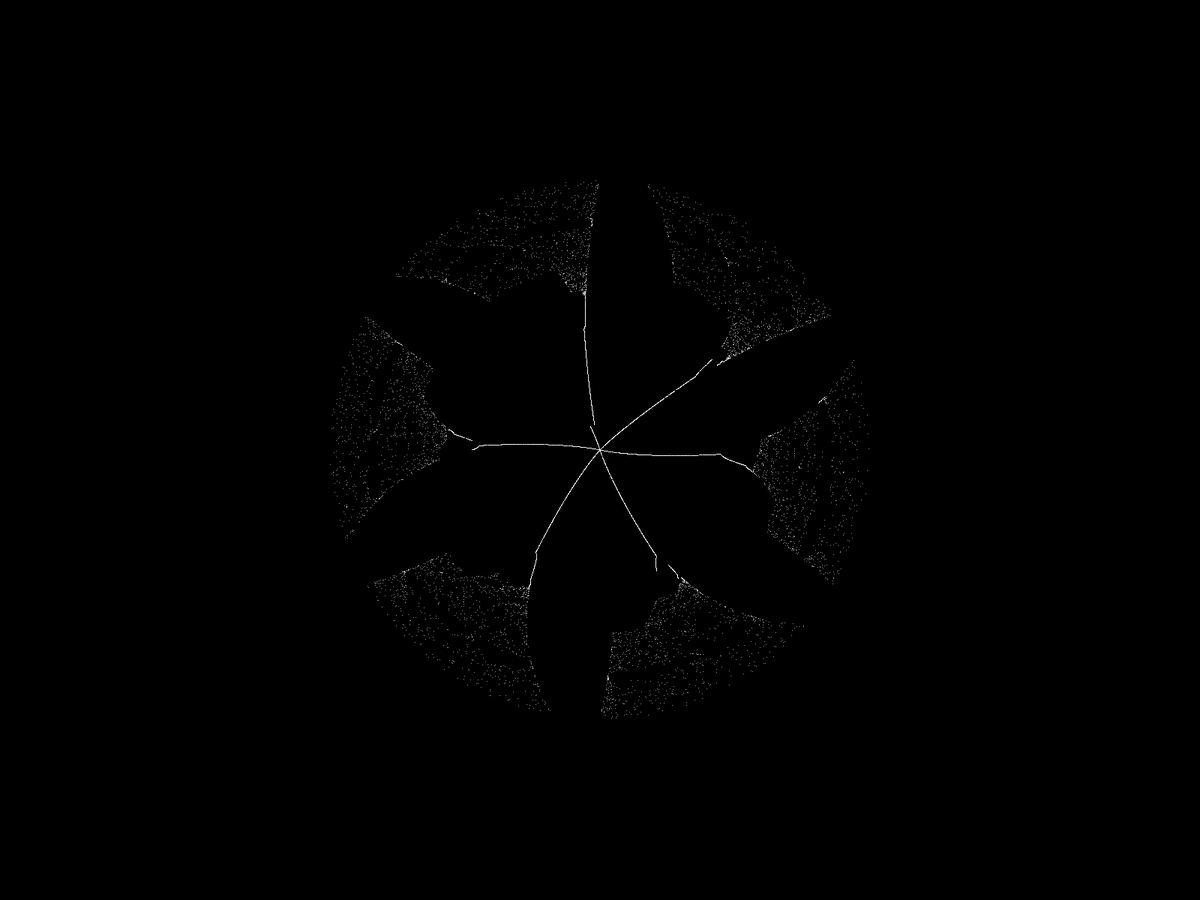
Frame 1 (no input)
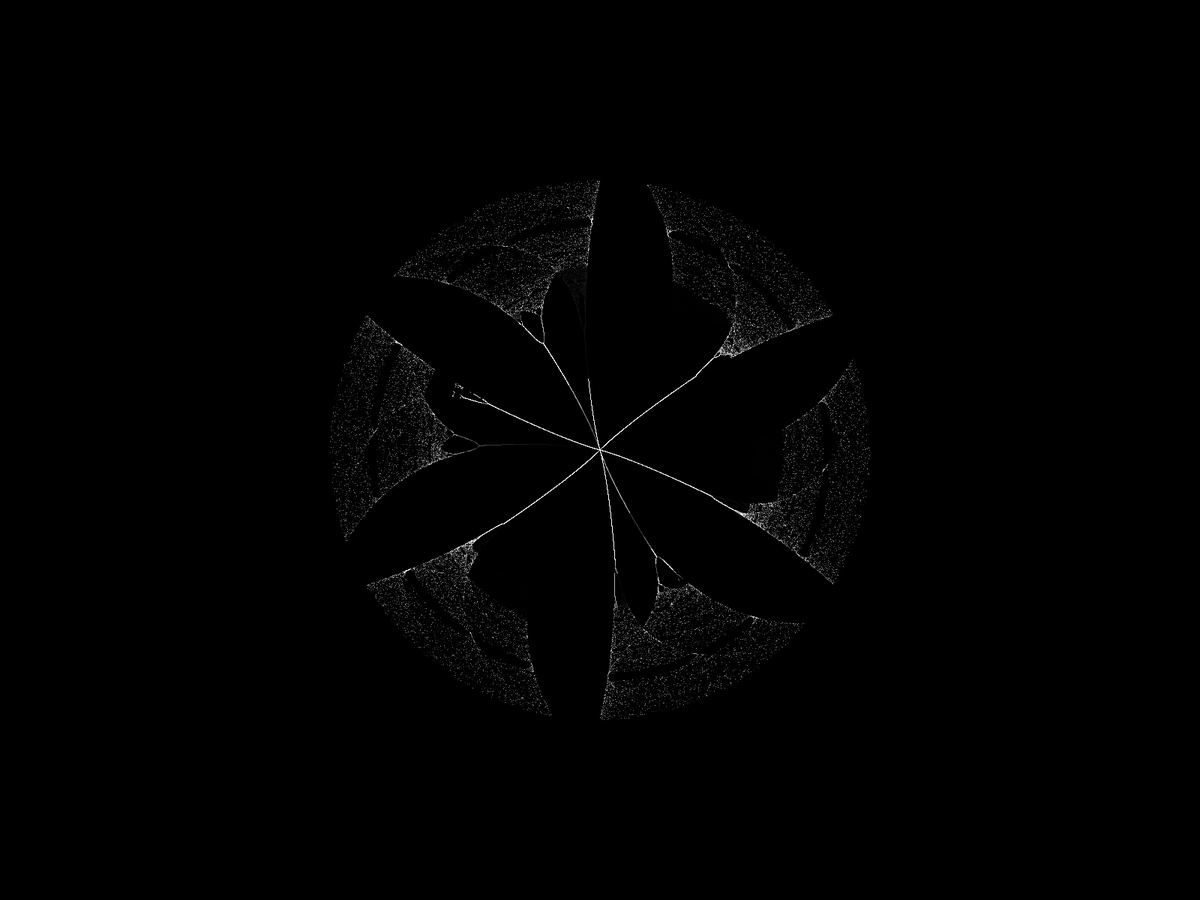
Frame 60 (the mouse pressed at the canvas centre just before this capture)
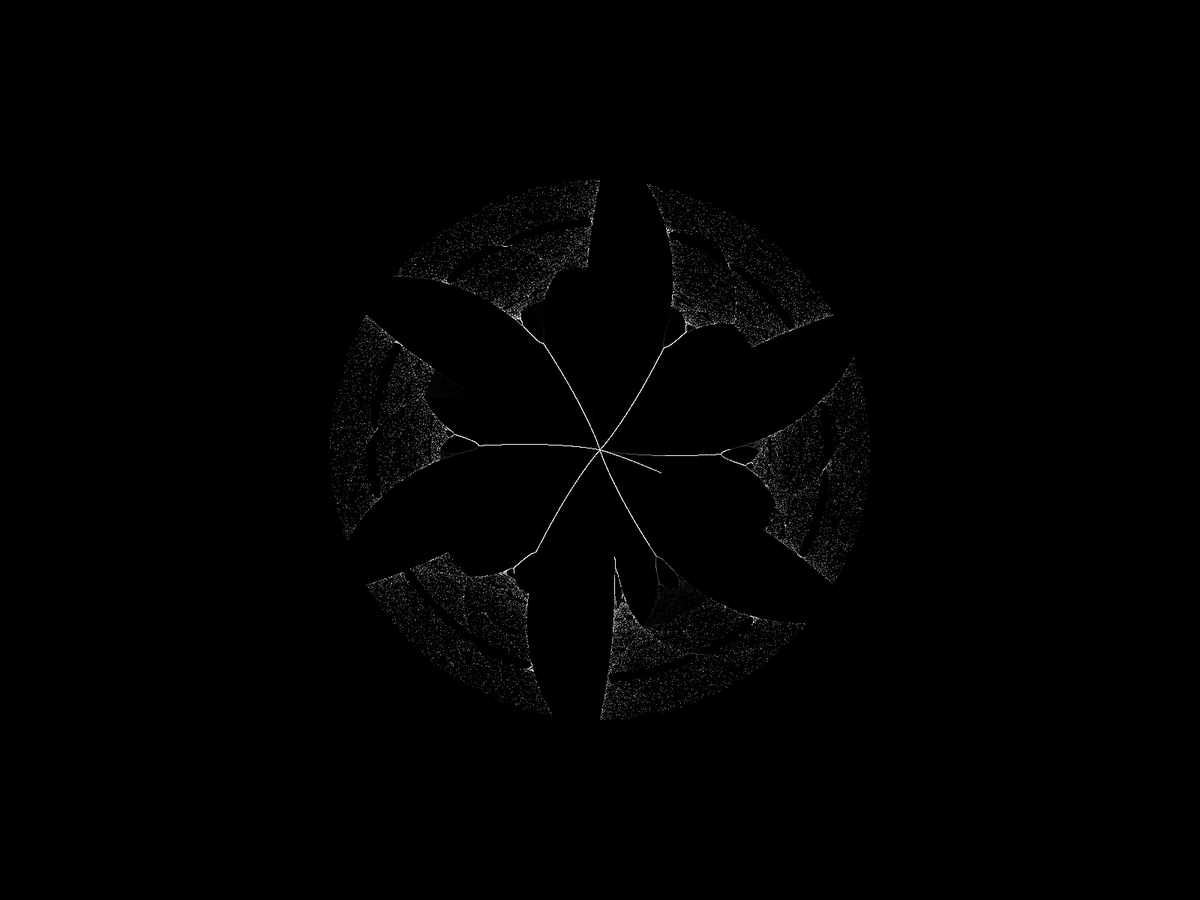
Frame 120 (the mouse held since frame 60 and released just before this capture)

The Processing sketch that drew these frames (run headless with seeded random() and noise(); from frame 60 on, the mouse is pressed at the canvas centre):

// Processing sketch: w_01_logistic_08
// ── w_01_logistic_08.pde
/*

 Так.
 
 Иногда ты ешь медведя, иногда медведь есть тебя.
 
 Сегодня я хотел создать логистическое дерево в трёх сферических координатах --
 что же в итоге? Полное и безоговорочное нихуя, того, что опишет дерево просто нет,
 нет технически -- но есть ли математически? Если есть идеи, как превратить диаграмму 
 Фейгенбаума в трёхмерное дерево с изменчивой "листвой" при R > 3.8, вы не задумывайтесь, 
 пишите код и/или пишите мне.
 
 А пока, всё идёт как идёт, опишем строки кода, это ...
 
 */


float deg = PI / 180;


void setup() { // всё подряд, setup это нулевая итерация, как бы нулевой кадр мультфильма
  //size(1080, 1080); // это размер окна, в пикселях, сейчас не нужно но может пригодиться
  fullScreen(); // здесь мы разворячиваем картинку на полный экран, поставив в скобках номер монитора можно отправить картику на конкретный экран, но работает это не везде и не всегда
  background(0); // первый  экран зальём чёрным (цвет ноль), хотя это и не нужно
  stroke(255, 200); // цвет отрисовки контуров, 255 это белый, 200 это прозрачность (200 это почти не прозрачный, т.к. 255 не прозрачный вовсе)
  strokeWeight(1); // толщина линий, точки это тоже линии, так что это размер точек
  noCursor(); // не показывать курсор мыши (под андроид не нужно, но в винде линуксе и яблоке пригодится)
}


void draw() {
  backAlpha(0, 80); // это функция (смотри ниже), которая заливает экран полупрозрачным фоном, позволяет получить картинку, слегка расянутую по континуму пространства-времени (не плохо, правда?)
  int k = 6; // это ... число сегментов паттерна итоговой картинки по базовому углу. нет, давай так: чисто повторений.. хотя это не совсем повторения.. вот ёклмн самое простое хрен опишешь, поменяй посмотри на что влияет и делов-то. 
  translate(width*.5, height*.5); // переносим начало координат в центр экрана
  for (int i=0; i<k; i++) { // то самое число раз do:
    pushMatrix(); // так, ищи где на том же уровне popMatrix, это начало от сдвига координат, для того, чтобы вернуть систему координат обратно, не путайся, таких финтов тут два
    rotate((TWO_PI / k) * i); // поворачиваем систему координат на некторый угол, один из k
    float R0 = 3; // это стартовое значение засыпки коэффичиента R. Царица Небесная, как далеко ещё до Петушков
    float R1 = 4; // это.
    float sh = sin((frameCount * .01) + i) * 0.5 + 0.5; // а вот здесь мы делаем финт: с одной стороны заставляем опорную координату (это ничн=его что я начал вводлить термины без определений? опорная координата это нечто, влияющее на анимацию в целом, мы ведь здесь (если ч=кто не понял) рисуем мультики, мультики, мультики, первым делом мультики и больше ничего, во вторых изучаем математику бытия, но это не точно; кстати, о математике бытия, не сочтите за пошлость, я проведу параллель
    // и не с чем нибудь, а с функцией Эрвина Шреденгира, коллапсирующей в конечное решение. Так вот, посмотрите внимательно: из математики копеечного логистического аттраткора 
    // не следует ли, что в каждой точке итерирования функции calcLog мы с вами оказываемся в коробке рядом с кошкой Шрёдингера?
    // для более глубокого погружения в вопрос, нам с вами понадобится толика пива и лекция тов. Семихатова https://youtu.be/bOi6OAwCNH4 
    // )
    //float x0 = map(i, 0, k, 0.01, 0.99); //это не интересно
    float x0 = sh; // sh это "shift", то есть "сдвиг", некая перемненная, которая толкает нас вдоль по континууму, и исходное значение X мы берём именно это
    for (PVector r : calcLog(x0, R0, R1, 2000)) { // //  вычисяем значение функции (она ниже) и итерируемся по ней 
      pushMatrix(); // снова локализуем смещение координат (до popMatrix ниже)
      float a = map(r.y, 0, 1, -20*deg, 30*deg); // // это...
      rotate(a);
      point(map(r.x, R0, R1, 0, 360), 0); //
      popMatrix();
    }
    popMatrix();
  }
}


PVector[] calcLog(float x0, float Rmin, float Rmax, int n) {
  // x0 - начальное значение
  // Rmin, Rmax - диапазон коэффициента R
  // m - длина массива результатов
  // На выходе: массив объектов типа PVector, 
  //    координаты PVector: R, x (к которому сошлось решение), x0

  PVector[] result = new PVector[n];


  for (int j=0; j<n; j++) {
    float x = x0; 
    float R;
    float x_new;
    R = random(Rmin, Rmax);
    for (int i=0; i<500; i++) { // итерации до сходимости
      x_new = R * x * (1 - x);
      x = x_new;
    }
    PVector pv = new PVector(R, x, x0);
    result[j] = pv;
  }

  return result;
}


void backAlpha(float c, float a) {
  pushStyle();
  noStroke();
  fill(c, a);
  rect(0, 0, width, height);
  popStyle();
}


/* 
 
Есть-ли что ни будь на земле, что имело бы значение и могло бы даже изменить ход событий не только на земле, но и в других мирах? — спросил я своего учителя.
Есть, — ответил мне мой учитель.
Что же это? — спросил я.
Это... — начал мой учитель и вдруг замолчал.
Я стоял и напряженно ждал его ответа. А он молчал.
И я стоял и молчал.
И он молчал.
И я стоял и молчал.
И он молчал.
Мы оба стоим и молчим.
Хо-ля-ля!
Мы оба стоим и молчим!
Хо-ля-ля!
Да да, мы оба стоим и молчим!
 
 */
